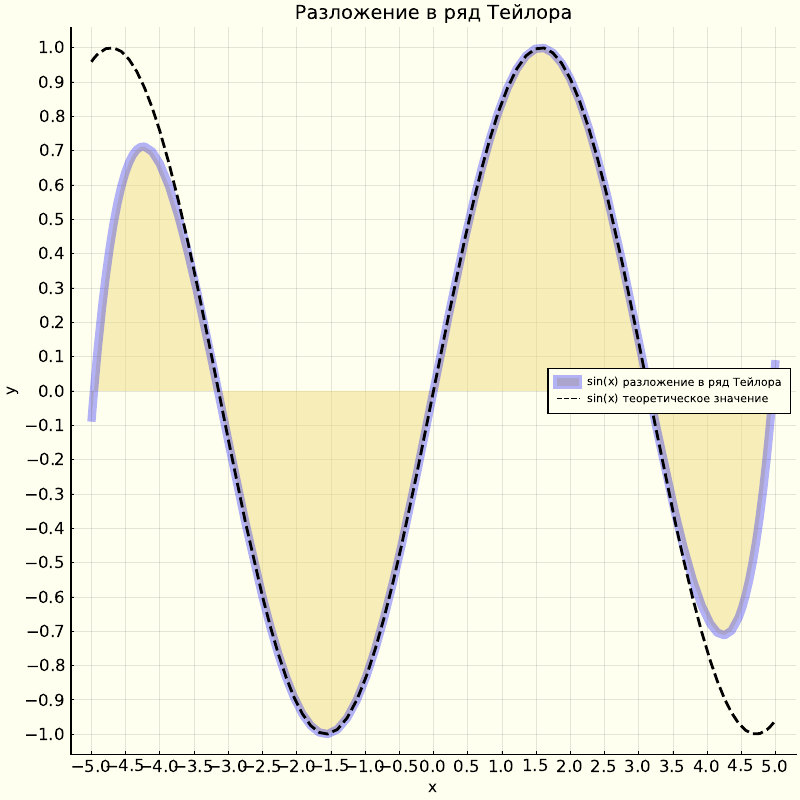

Julia code for this plot:
using Plots
pyplot()
# plotly()

sin_theor(x) = sin(x)
plot(sin_theor)
sin_taylor(x) = [(-1)^i*x^(2*i+1)/factorial(2*i+1) for i in 0:4] |> sum
plot!(sin_taylor)

plot(
    sin_taylor,

    label = "sin(x) разложение в ряд Тейлора",
    line = (:blue, 0.3, 6, :solid),
    # 0.3 - интенсивность цвета
    # 6 - толщина линии
    # solid - сполшная. (:dash - пунктир, :dot - пунктирная, :dashdot - штрихпунктирная, :dashdotdot)

    size = (800, 800),

    xticks = (-5:0.5:5), # Отметки на линии абцисс. От -5 до 5 с шагом 0.5
    yticks = (-1:0.1:1), # Отметки на линии ординат
    xtickfont = font(12, "Times New Roman"), # Шрифт
    ytickfont = font(12, "Times New Roman"),

    ylabel = "y", # Подписи к осям
    xlabel = "x",

    title = "Разложение в ряд Тейлора",
    xrotation = rad2deg(pi/4), # Повернули отметки на линии абцисс, чтобы не слипались

    fillrange = 0, # Сжатие по оси ординат?
    fillalpha = 0.5, # Интенсивность закраски графика
    fillcolor = :lightgoldenrod, # Цвет закраски графика

    background_color = :ivory # Закрасили график
)
plot!(
    sin_theor,
    label = "sin(x) теоретическое значение",
    line = (:black, 1.0, 2, :dash)
)

savefig("plotElements.png")
